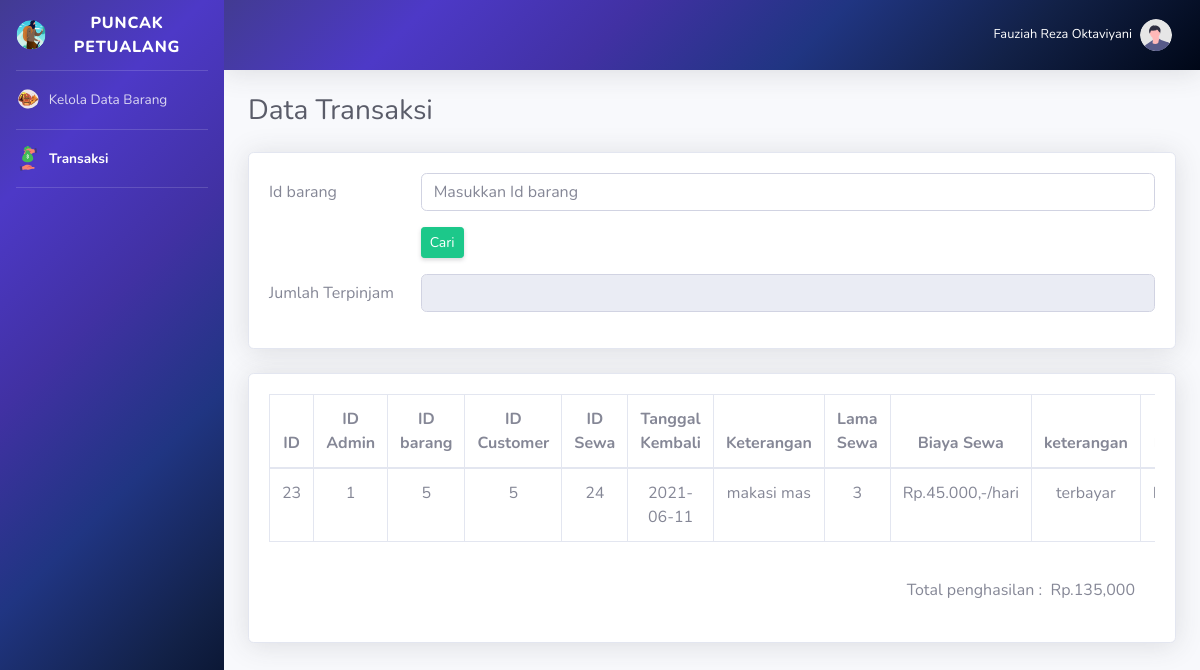
The page /data_transaksi.php (signed in) on the database its author committed.
### tables this page shows
CREATE TABLE `pengembalian` (
  `id_pengembalian` int(11) NOT NULL,
  `id_admin` int(11) NOT NULL,
  `id_barang` int(11) NOT NULL,
  `id_customer` int(11) NOT NULL,
  `id_sewa` int(11) NOT NULL,
  `tanggal_kembali` date NOT NULL,
  `keterangan` varchar(255) NOT NULL,
  `lama_sewa` int(11) NOT NULL,
  `biaya_sewa` int(11) NOT NULL,
  `denda` int(11) NOT NULL,
  `total_pembayaran` int(20) NOT NULL,
  `keterangan_bayar` varchar(255) NOT NULL
);

### data_transaksi.php (the view, shortened to what this page needs)
<!DOCTYPE html>
<?php
include "connection/koneksi.php";
$id = $_SESSION['id_admin'];
if(isset ($_SESSION['username'])){
    $query = "select * from admin natural join level_user where id_admin = $id";
    mysqli_query($conn, $query);
    $sql = mysqli_query($conn, $query);
    while($r = mysqli_fetch_array($sql)){
?>
<html lang="en">
<head>
    <link rel="stylesheet" href="css/Styles.css">
    <link href="vendor/fontawesome-free/css/all.min.css" rel="stylesheet" type="text/css">
    <link href="css/sb-admin-2.min.css" rel="stylesheet">
    <link href="css/arabic.css" rel="stylesheet" >
</head>
<body id="page-top">
    <div id="wrapper">
        <ul class="navbar-nav gradient-bg sidebar sidebar-dark accordion" id="accordionSidebar">
        <?php
            if($r['id_status'] == 2){
        ?>
            <a class="sidebar-brand d-flex align-items-center justify-content-center" href="#">
                <div class="sidebar-brand-icon rotate-n-15">
                <img src="img/icon.png" width="30px" height="30px">
                </div>
                <div class="sidebar-brand-text mx-3">Puncak Petualang</div>
            </a>
            <hr class="sidebar-divider my-0">
            <li class="nav-item">
                <a class="nav-link" href="data_barang.php">
                    <i class="fas fa-fw fa-folder"></i>
                    <span>Data Barang</span>
                </a>
            </li>
            <hr class="sidebar-divider my-0">
            <li class="nav-item">
                <a class="nav-link" href="peminjaman.php">
                    <i class="fas fa-fw fa-folder"></i>
                    <span>Penyewaan</span>
                </a>
            </li>
            <hr class="sidebar-divider my-0">
            <li class="nav-item">
                <a class="nav-link" href="pengembalian.php">
                    <i class="fas fa-fw fa-folder"></i>
                    <span>Pengembalian</span>
                </a>
            </li>
            <hr class="sidebar-divider my-0">
        <?php
            } else if($r['id_status'] == 1){
        ?>
            <a class="sidebar-brand d-flex align-items-center justify-content-center" href="#">
                <div class="sidebar-brand-icon">
                    <img src="img/logo.svg" width="30px" height="30px">
                </div>
                <div class="sidebar-brand-text mx-3">Puncak Petualang</div>
            </a>
            <hr class="sidebar-divider my-0">
            <li class="nav-item">
                <a class="nav-link" href="admin_barang.php">
                <img alt="Image placeholder" src="img/katalog.svg" width="25px" height="25px">
                    <span>&nbsp;Kelola Data Barang</span>
                </a>
            </li>
            <hr class="sidebar-divider my-0">
            <li class="nav-item active">
                <a class="nav-link" href="data_transaksi.php">
                <img alt="Image placeholder" src="img/tf.svg" width="25px" height="25px">
                    <span>&nbsp;Transaksi</span>
                </a>
            </li>
            <hr class="sidebar-divider my-0">
        <?php
            }
        ?>
        </ul>
        <div id="content-wrapper" class="d-flex flex-column">
            <div id="content">
                <nav class="navbar navbar-expand navbar-light gradient-bg topbar mb-4 static-top shadow">
                    <ul class="navbar-nav ml-auto">
                        <li class="nav-item dropdown no-arrow">
                            <a class="nav-link dropdown-toggle" href="#" id="userDropdown" role="button"
                                data-toggle="dropdown" aria-haspopup="true" aria-expanded="false">
                                <span class="mr-2 d-none d-lg-inline text-white small"><?php echo $r['nama'];?></span>
                                <img class="img-profile rounded-circle"
                                    src="img/undraw_profile.svg">
                            </a>
                        </li>
                    </ul>
                </nav>
            <div class="container-fluid">
                <div class="d-sm-flex align-items-center justify-content-between mb-4">
                    <h1 class="h3 mb-0 text-gray-800">Data Transaksi</h1>
                </div>
                <section class="mar-top--x-3 mar-bottom--x-5">
                    <div class="card shadow mb-4">
                        <div class="card-body">
                            <div class="responsive">
                                <form action="" method="post" class="user">
                                    <?php
                                        $banyak_peminjaman = "";
                                    ?>
                                    <div class="form-group row">
                                        <label for="Id barang" class="col-sm-2 col-form-label">Id barang</label>
                                        <div class="col-sm-10">
                                            <input type="text" name="id_barang" class="form-control" placeholder="Masukkan Id barang" required>
                                        </div>
                                    </div>
                                    <div class="form-group row">
                                        <label class="col-sm-2 col-form-label"></label>
                                        <div class="col-sm-10">
                                            <button type="submit" name="cari" class="d-none d-sm-inline-block btn btn-sm btn-success shadow-sm">Cari</button>
                                        </div>
                                    </div>
                                    <div class="form-group row">
                                        <label for="Banyak Peminjaman" class="col-sm-2 col-form-label">Jumlah Terpinjam</label>
                                        <div class="col-sm-10">
                                            <input type="text" name="banyak_peminjaman" value="<?php echo $banyak_peminjaman; ?>" class="form-control" disabled>
                                        </div>
                                    </div>
                                </form>
                            </div>
                        </div>
                    </div>
                </section>
                <section class="mar-top--x-3 mar-bottom--x-5">
                    <div class="card shadow mb-4">
                        <div class="card-body">
                            <div class="table-responsive">
                            <?php
                            $query_data_barang = "SELECT * FROM pengembalian";
                            $sql_data_barang = mysqli_query($conn, $query_data_barang);
                            ?>
                                <table class="table table-bordered" id="dataTable" width="100%" cellspacing="0">
                                    <thead align="center">
                                        <tr>
                                            <th>ID</th>
                                            <th>ID Admin</th>
                                            <th>ID barang</th>
                                            <th>ID Customer</th>
                                            <th>ID Sewa</th>
                                            <th>Tanggal Kembali</th>
                                            <th>Keterangan</th>
                                            <th>Lama Sewa</th>
                                            <th>Biaya Sewa</th>
                                            <th>keterangan</th>
                                            <th>Total Pembayaran</th>
                                        </tr>
                                    </thead>
                                    <tbody align="center">
                                    <?php
                                        while($r_dt_barang = mysqli_fetch_array($sql_data_barang)){
                                    ?>
                                        <tr class="odd gradeX">
                                            <td><?php echo $r_dt_barang['id_pengembalian']; ?></td>
                                            <td><?php echo $r_dt_barang['id_admin']; ?></td>
                                            <td><?php echo $r_dt_barang['id_barang']; ?></td>
                                            <td><?php echo $r_dt_barang['id_customer']; ?></td>
                                            <td><?php echo $r_dt_barang['id_sewa']; ?></td>
                                            <td><?php echo $r_dt_barang['tanggal_kembali']; ?></td>
                                            <td><?php echo $r_dt_barang['keterangan']; ?></td>
                                            <td><?php echo $r_dt_barang['lama_sewa']; ?></td>
                                            <td>Rp.<?php echo number_format($r_dt_barang['biaya_sewa'],0,',','.'); ?>,-/hari</td>
                                            <td><?php echo $r_dt_barang['keterangan_bayar']; ?></td>
                                            <td>Rp.<?php echo number_format($r_dt_barang['total_pembayaran'],0,',','.'); ?>,-</td>
                                        </tr>
                                        <?php
                                        }
                                    ?>
                                    </tbody>
                                </table>
                            </div>
                            <div class="card-body" align="right">
                            <?php
                                $sql6 = mysqli_query($conn, "SELECT SUM(total_pembayaran)
                                FROM pengembalian where keterangan_bayar ='terbayar'");
                                while($data6 = mysqli_fetch_array($sql6)) {
                                     ?>
                                     Total penghasilan :&nbsp;
                                     <?php echo "Rp." . number_format($data6['SUM(total_pembayaran)']) ;?>
                                     <?php
                                     }
                                     ?>
                            </div>
                        </div>
                    </div>
                </section>
            </div>
        </div>
    </div>
</body>
</html>
<?php
  }
} else {
  header('location: logout.php');
}
?>

### css/Styles.css (style rules this page uses)
.gradient-bg { background-image: linear-gradient(135deg, #423B92, #4D39C7, #4131A3, #203582, #122147, #000717); }

### rows shown on the page
pengembalian: id_pengembalian "23", id_admin "1", id_barang "5", id_customer "5", id_sewa "24", tanggal_kembali "2021-06-11", keterangan "makasi mas", lama_sewa "3", biaya_sewa "45.000", keterangan_bayar "terbayar"

### other values the page prints
$r['nama'] "Fauziah Reza Oktaviyani"
$data6['SUM(total_pembayaran)'] "135,000"
